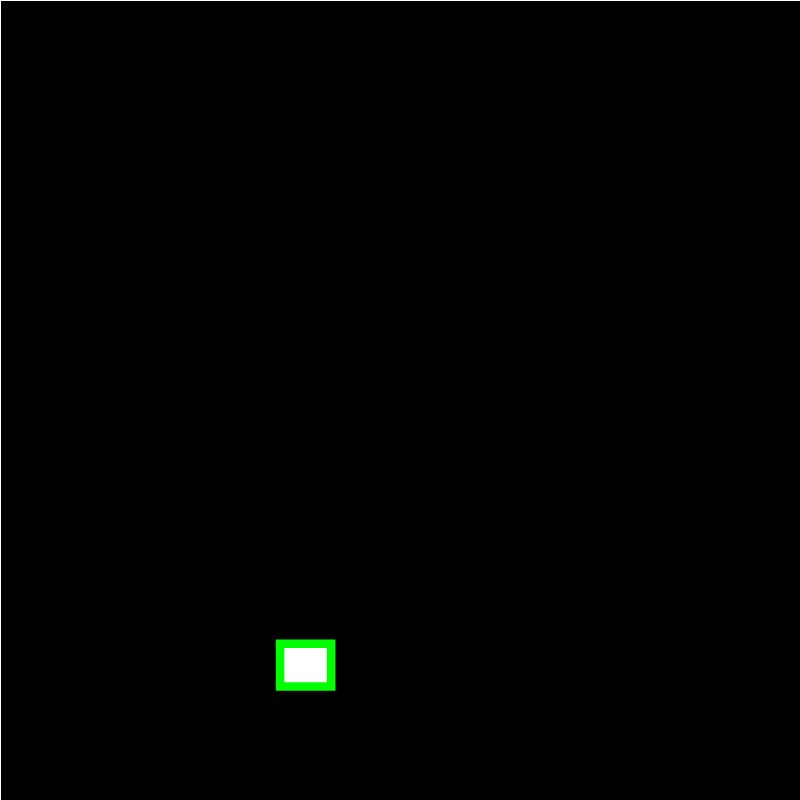
Frame 1 (no input)
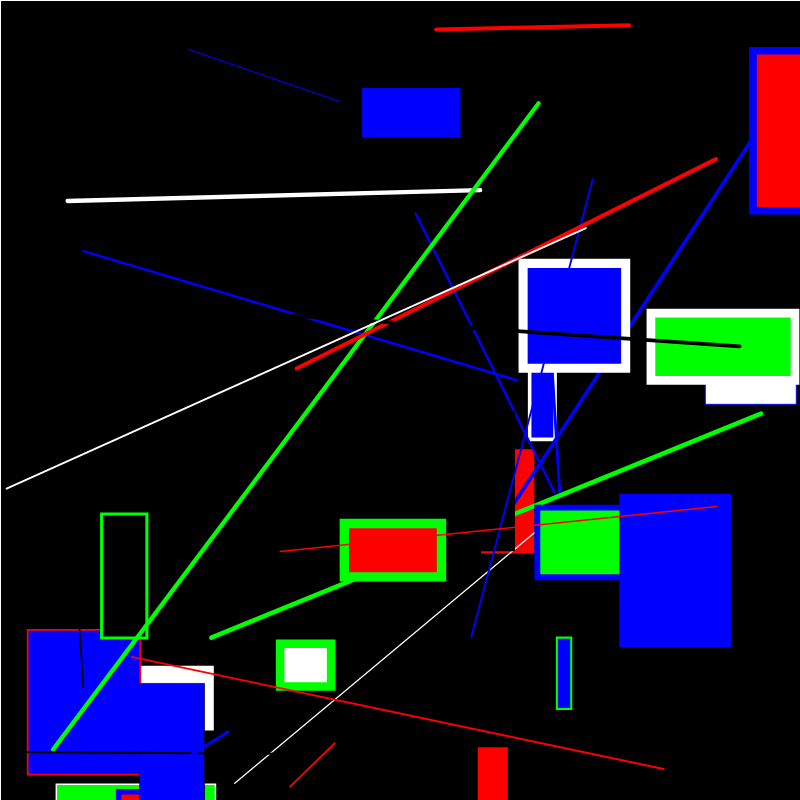
Frame 60 (no input)
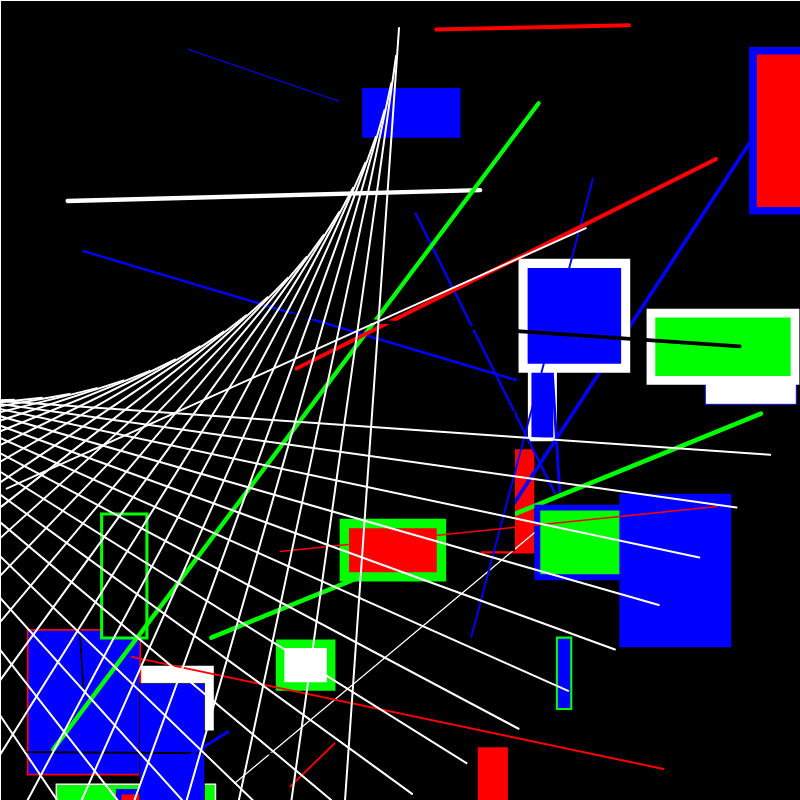
Frame 120 (the mouse pressed at the canvas centre since frame 60)

The p5.js sketch that drew these frames (run headless with seeded random() and noise() and a simulated clock; from frame 60 on, the mouse is pressed at the canvas centre):

// p5.js sketch
// ── sketch.js
// Setup
function setup(){

    //Canvas creation command
    createCanvas(800, 800);
    background('black');
    angleMode(DEGREES);
}

//Global Variables
let colors = ['rgb(255, 0, 0)', 'rgb(0, 255, 0)', 'rgb(0, 0, 255)', 'rgb(255, 255, 255)', 'rgb(0, 0, 0)'];
let spin = 0;
let orbitX = 100;
let orbitY = 100;

//Adding Draw function
function draw(){

    //Establish animation settings
    frameRate(30);
    noCursor();

    //Put some English on the draw when Mouse is pressed.
    if (mouseIsPressed){
      spin = spin + 2;
      rotate(spin * 2);
    }

    //Mouse controlled grid maker
    push();
    strokeWeight(2);
    stroke('white');
    line(mouseX, 0, mouseX, width);
    line(0, mouseY, height, mouseY);
    pop();

    //Generate some random lines with some modulo to slow it down.
    if (frameCount % 30 >= 20 ){
      strokeWeight(random(1,5));
      stroke(random(colors));
      line(random(5, width), random(5, height), random(5, width), random(5, height));
    }

    //Rectangles are nice and add more color.
    if (frameCount % 40 <= 10 ){
      strokeWeight(random(0, 12));
      stroke(random(colors));
      fill(random(colors));
      rotate(spin / 5 );
      rect(random(5, width), random(5, height), random(5, width / 5), random(5, height / 5));
    }
}
    //Fun With Buttons: The Up Arrow Stops the loop, the Down Arrow Restarts the loop.
function keyReleased(){
    if (key === 'ArrowUp'){
      noLoop();
    } else if (key === 'ArrowDown'){
      loop();
    }
}
